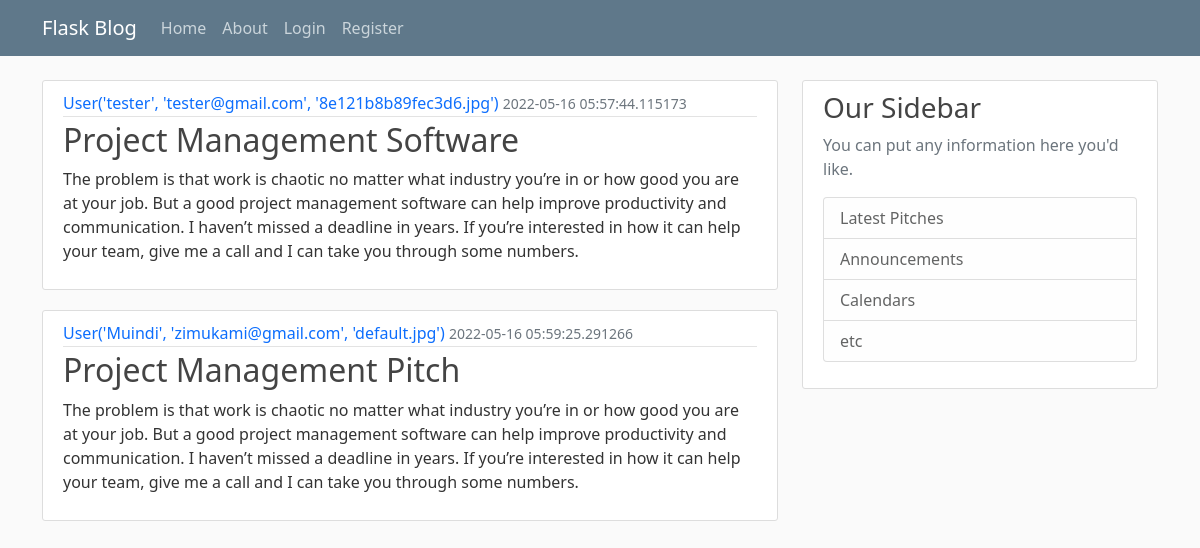
Page /home on the earlier database version.
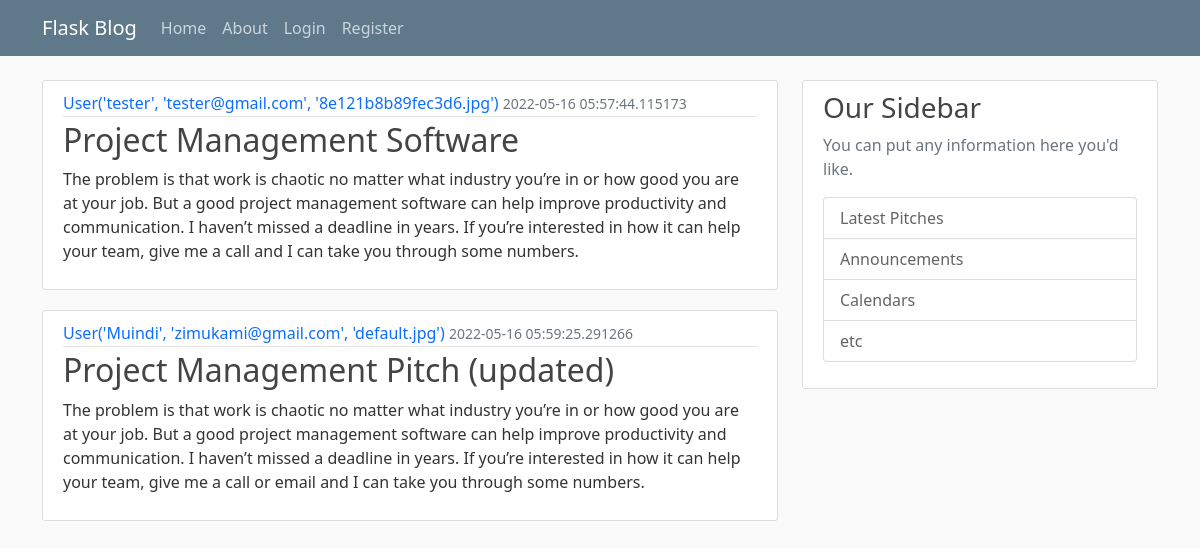
Same page on the later database version.
### app/models.py (models this page shows, shortened)
class Pitch(db.Model):
    id = db.Column(db.Integer, primary_key=True)
    title = db.Column(db.String(100),nullable = False)
    date_posted = db.Column(db.DateTime, nullable = False, default = datetime.utcnow)
    content = db.Column(db.Text, nullable = False)
    user_id = db.Column(db.Integer, db.ForeignKey('user.id'), nullable = False)

class User(db.Model, UserMixin):
    id = db.Column(db.Integer, primary_key=True)
    username = db.Column(db.String(20), unique = True, nullable = False)
    email = db.Column(db.String(120), unique = True, nullable = False)
    image_file = db.Column(db.String(20), nullable = False, default= 'default.jpg')
    password = db.Column(db.String(60), nullable = False)
    pitches = db.relationship('Pitch', backref = 'author', lazy = True)
    def __repr__(self):
        return f"User('{self.username}', '{self.email}', '{self.image_file}')"

### app/views.py (the view)
@app.route("/")
@app.route("/home")
def home():
    pitches = Pitch.query.all()
    return render_template('home.html', pitches=pitches)

### app/templates/home.html
{% extends "macros.html" %}
{% block content %}
{% for pitch in pitches %}
<article class="media content-section">
    <div class="media-body">
        <div class="article-metadata">
            <a class="mr-2" href="#">{{ pitch.author }}</a>
            <small class="text-muted">{{ pitch.date_posted }}</small>
        </div>
        <h2><a class="article-title" href="#">{{ pitch.title }}</a></h2>
        <p class="article-content">{{ pitch.content }}</p>
    </div>
</article>
{% endfor %}
{% endblock content %}

Differences in the rows shown:
changed Pitch "User('Muindi', 'zimukami@gmail.com', 'default.jpg')": title "Project Management Pitch" → "Project Management Pitch (updated)"; content "…give me a call and I can take…" → "…give me a call or email and I can take…"
